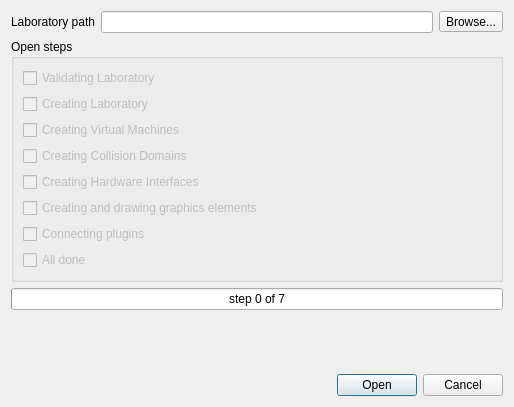
<ui version="4.0" >
 <class>OpenLabUi</class>
 <widget class="QDialog" name="OpenLabUi" >
  <property name="geometry" >
   <rect>
    <x>0</x>
    <y>0</y>
    <width>514</width>
    <height>407</height>
   </rect>
  </property>
  <property name="windowTitle" >
   <string>Visual Netkit - Open Laboratory</string>
  </property>
  <layout class="QVBoxLayout" name="verticalLayout_2" >
   <item>
    <layout class="QHBoxLayout" name="horizontalLayout" >
     <item>
      <widget class="QLabel" name="label" >
       <property name="text" >
        <string>Laboratory path</string>
       </property>
      </widget>
     </item>
     <item>
      <widget class="QLineEdit" name="labPathLineEdit" />
     </item>
     <item>
      <widget class="QToolButton" name="browseButton" >
       <property name="toolTip" >
        <string/>
       </property>
       <property name="text" >
        <string>Browse...</string>
       </property>
       <property name="icon" >
        <iconset resource="../resources/VisualNetkit.qrc" >
         <normaloff>:/small/folder_vm</normaloff>:/small/folder_vm</iconset>
       </property>
       <property name="toolButtonStyle" >
        <enum>Qt::ToolButtonTextBesideIcon</enum>
       </property>
      </widget>
     </item>
    </layout>
   </item>
   <item>
    <widget class="QGroupBox" name="stepsGroupBox" >
     <property name="enabled" >
      <bool>true</bool>
     </property>
     <property name="title" >
      <string>Open steps</string>
     </property>
     <layout class="QVBoxLayout" name="verticalLayout" >
      <item>
       <widget class="QCheckBox" name="checkBox_0" >
        <property name="enabled" >
         <bool>false</bool>
        </property>
        <property name="text" >
         <string>Validating Laboratory</string>
        </property>
        <property name="tristate" >
         <bool>true</bool>
        </property>
       </widget>
      </item>
      <item>
       <widget class="QCheckBox" name="checkBox_1" >
        <property name="enabled" >
         <bool>false</bool>
        </property>
        <property name="text" >
         <string>Creating Laboratory</string>
        </property>
       </widget>
      </item>
      <item>
       <widget class="QCheckBox" name="checkBox_2" >
        <property name="enabled" >
         <bool>false</bool>
        </property>
        <property name="text" >
         <string>Creating Virtual Machines</string>
        </property>
        <property name="tristate" >
         <bool>true</bool>
        </property>
       </widget>
      </item>
      <item>
       <widget class="QCheckBox" name="checkBox_3" >
        <property name="enabled" >
         <bool>false</bool>
        </property>
        <property name="text" >
         <string>Creating Collision Domains</string>
        </property>
        <property name="tristate" >
         <bool>true</bool>
        </property>
       </widget>
      </item>
      <item>
       <widget class="QCheckBox" name="checkBox_4" >
        <property name="enabled" >
         <bool>false</bool>
        </property>
        <property name="text" >
         <string>Creating Hardware Interfaces</string>
        </property>
        <property name="tristate" >
         <bool>true</bool>
        </property>
       </widget>
      </item>
      <item>
       <widget class="QCheckBox" name="checkBox_5" >
        <property name="enabled" >
         <bool>false</bool>
        </property>
        <property name="text" >
         <string>Creating and drawing graphics elements</string>
        </property>
        <property name="tristate" >
         <bool>true</bool>
        </property>
       </widget>
      </item>
      <item>
       <widget class="QCheckBox" name="checkBox_6" >
        <property name="enabled" >
         <bool>false</bool>
        </property>
        <property name="text" >
         <string>Connecting plugins</string>
        </property>
        <property name="tristate" >
         <bool>true</bool>
        </property>
       </widget>
      </item>
      <item>
       <widget class="QCheckBox" name="checkBox_7" >
        <property name="enabled" >
         <bool>false</bool>
        </property>
        <property name="text" >
         <string>All done</string>
        </property>
        <property name="tristate" >
         <bool>true</bool>
        </property>
       </widget>
      </item>
     </layout>
    </widget>
   </item>
   <item>
    <widget class="QProgressBar" name="stepsProgressBar" >
     <property name="maximum" >
      <number>7</number>
     </property>
     <property name="value" >
      <number>0</number>
     </property>
     <property name="format" >
      <string>step %v of %m</string>
     </property>
    </widget>
   </item>
   <item>
    <spacer name="verticalSpacer" >
     <property name="orientation" >
      <enum>Qt::Vertical</enum>
     </property>
     <property name="sizeHint" stdset="0" >
      <size>
       <width>20</width>
       <height>40</height>
      </size>
     </property>
    </spacer>
   </item>
   <item>
    <widget class="QDialogButtonBox" name="buttonBox" >
     <property name="orientation" >
      <enum>Qt::Horizontal</enum>
     </property>
     <property name="standardButtons" >
      <set>QDialogButtonBox::Cancel|QDialogButtonBox::Open</set>
     </property>
     <property name="centerButtons" >
      <bool>false</bool>
     </property>
    </widget>
   </item>
  </layout>
 </widget>
 <resources>
  <include location="../resources/VisualNetkit.qrc" />
 </resources>
 <connections>
  <connection>
   <sender>buttonBox</sender>
   <signal>rejected()</signal>
   <receiver>OpenLabUi</receiver>
   <slot>reject()</slot>
   <hints>
    <hint type="sourcelabel" >
     <x>295</x>
     <y>338</y>
    </hint>
    <hint type="destinationlabel" >
     <x>286</x>
     <y>274</y>
    </hint>
   </hints>
  </connection>
 </connections>
</ui>
